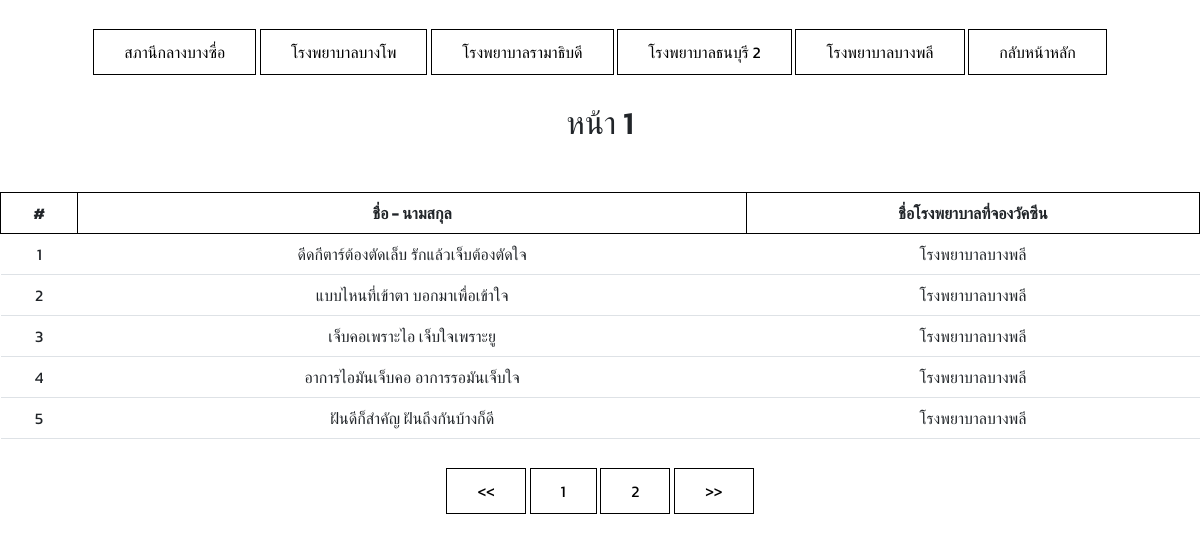
Screenshot of /check-all?hospital=5 with the database file from the repository.
### tables this page shows
CREATE TABLE `locations` (
  `lct_id` int(12) NOT NULL,
  `lct_name` varchar(64) DEFAULT NULL,
  `lct_max` int(12) NOT NULL DEFAULT 0,
  `lct_capa` int(12) NOT NULL DEFAULT 0
);

CREATE TABLE `reserves` (
  `res_idcard` varchar(20) NOT NULL,
  `res_fname` varchar(64) DEFAULT NULL,
  `res_lname` varchar(64) DEFAULT NULL,
  `res_age` int(12) NOT NULL DEFAULT 0,
  `res_address` varchar(64) DEFAULT NULL,
  `res_phone` varchar(20) DEFAULT NULL,
  `res_sex` varchar(64) DEFAULT NULL,
  `res_birth` date NOT NULL,
  `res_disease` varchar(64) DEFAULT NULL,
  `res_email` varchar(128) DEFAULT NULL,
  `res_getvac` tinyint(1) NOT NULL,
  `res_vactype` varchar(64) DEFAULT NULL,
  `res_needles` int(12) NOT NULL DEFAULT 0,
  `res_locationid` int(12) DEFAULT 0
);

### api/setlink.php (called while the page is built, shortened)
<?php
    $mylocalhost = "http://localhost/best-of-vaccine/";
?>

### check-all.php (the view, shortened to what this page needs)
<?php include('api/setlink.php'); ?>
<?php include('api/connect.php');
    if(isset($_GET['hospital'])) $hospital = $_GET['hospital'];
    else $hospital = 1;
    $per_page = 5;
    if (isset($_GET['page'])) $page = $_GET['page'];
    else $page = 1;
    $start = ($page - 1) * $per_page;
    $SQL1 = "SELECT reserves.res_locationid, reserves.res_fname, reserves.res_lname, locations.lct_id, locations.lct_name FROM reserves INNER JOIN locations
    ON reserves.res_locationid = locations.lct_id WHERE locations.lct_id = '".$hospital."' LIMIT {$start}, {$per_page}";
    $SQLQUERY1 = mysqli_query($conn, $SQL1);
    $SQL2 = "SELECT reserves.res_locationid, reserves.res_fname, reserves.res_lname, locations.lct_id, locations.lct_name FROM reserves INNER JOIN locations
    ON reserves.res_locationid = locations.lct_id WHERE locations.lct_id = '".$hospital."'";
    $SQLQUERY2 = mysqli_query($conn, $SQL2);
    $TOTAL_RECORD = mysqli_num_rows($SQLQUERY2);
    $TOTAL_PAGE = ceil($TOTAL_RECORD / $per_page);
    $QUERYLOCATION = mysqli_query($conn, "SELECT * FROM locations");
?>
<!DOCTYPE html>
<html lang="en">
<head>
    <link href="<?php echo $mylocalhost; ?>assets/css/main.css?v=<?= time(); ?>" rel="stylesheet">
    <link href="https://cdn.jsdelivr.net/npm/bootstrap@5.1.0/dist/css/bootstrap.min.css" rel="stylesheet">
</head>
<body>
    <nav>
        <div class="menutype">
            <?php while($ROWSLOCATION = mysqli_fetch_array($QUERYLOCATION)){?>
                <a style="text-decoration: none; color: black;" href="<?php echo $mylocalhost; ?>check-all?hospital=<?php echo $ROWSLOCATION['lct_id'];?>"><?php echo $ROWSLOCATION['lct_name'];?></a>
            <?php }?>
            <a style="text-decoration: none; color: black;" href="<?php echo $mylocalhost; ?>">กลับหน้าหลัก</a>
        </div>
    </nav>
    <main>
        <h2 style="text-align:center; margin-top:20px;">หน้า <?php echo $page;?></h2>
        <table class="table">
            <tr>
                <th>#</th>
                <th>ชื่อ - นามสกุล</th>
                <th>ชื่อโรงพยาบาลที่จองวัคซีน</th>
            </tr>
            <?php $number_no = 1;
            while($ROWS = mysqli_fetch_array($SQLQUERY1)){?>
                <tr>
                    <td><?php echo $number_no++;?></td>
                    <td><?php echo $ROWS['res_fname'];?> <?php echo $ROWS['res_lname'];?></td>
                    <td><?php echo $ROWS['lct_name'];?></td>
                </tr>
            <?php }?>
        </table>
    </main>
    <nav>
        <div class="menutype">
            <a href="./check-all?page=1&hospital=<?php echo $hospital;?>" style="text-decoration: none; color: black;"><<</a>
            <?php for($i=1; $i<=$TOTAL_PAGE; $i++){?>
                <a href="./check-all?page=<?php echo $i;?>&hospital=<?php echo $hospital;?>" style="text-decoration: none; color: black;"><?php echo $i;?></a>
            <?php }?>
            <a href="./check-all?page=<?php echo $TOTAL_PAGE;?>&hospital=<?php echo $hospital;?>" style="text-decoration: none; color: black;">>></a>
        </div>
    </nav>
</body>
</html>

### assets/css/main.css (style rules this page uses)
* { font-family: 'Kanit', sans-serif; }
body { margin: 0px; }
.menutype { margin: auto; text-align: center; width: 100%; padding: 20px; margin-top: 20px; }
.menutype a { border: 1px solid #000; padding: 10px 30px; }
.table { width:100%; }
.table th, td { border: 1px solid black; border-collapse: collapse; text-align: center; padding: 15px; }
.table { margin-top: 50px; }

### rows the page displays
locations: lct_name "สภานีกลางบางซื่อ"
locations: lct_name "โรงพยาบาลบางโพ"
locations: lct_name "โรงพยาบาลรามาธิบดี"
locations: lct_name "โรงพยาบาลธนบุรี 2"
locations: lct_name "โรงพยาบาลบางพลี"
reserves: res_fname "ดีดกีตาร์ต้องตัดเล็บ", res_lname "รักแล้วเจ็บต้องตัดใจ", locations.lct_name "โรงพยาบาลบางพลี"
reserves: res_fname "แบบไหนที่เข้าตา", res_lname "บอกมาเพื่อเข้าใจ", locations.lct_name "โรงพยาบาลบางพลี"
reserves: res_fname "เจ็บคอเพราะไอ", res_lname "เจ็บใจเพราะยู", locations.lct_name "โรงพยาบาลบางพลี"
reserves: res_fname "อาการไอมันเจ็บคอ", res_lname "อาการรอมันเจ็บใจ", locations.lct_name "โรงพยาบาลบางพลี"
reserves: res_fname "ฝันดีก็สำคัญ", res_lname "ฝันถึงกันบ้างก็ดี", locations.lct_name "โรงพยาบาลบางพลี"

### other values shown
$page "1"
